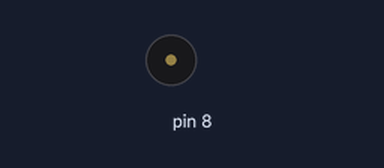
Bench run of a sketch on a simulated Arduino Uno, built with avr-gcc and run on an emulated ATmega328P. On the bench: buzzer (waves = sounding).

Above: at 0.1 s.
Timing chart, 0 to 1.6 s (numbered marks = the images above):
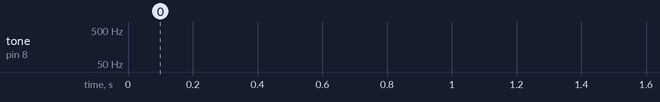

The sketch:

04_03_Sound.ino
```cpp
  void setup() {

  }

  void loop() {

    tone(8, 100, 500);
    tone(8, 80, 500);
    tone(8, 60, 500);
    tone(8, 40, 500);
    tone(8, 20, 500);

    noTone(8);
  }
```
